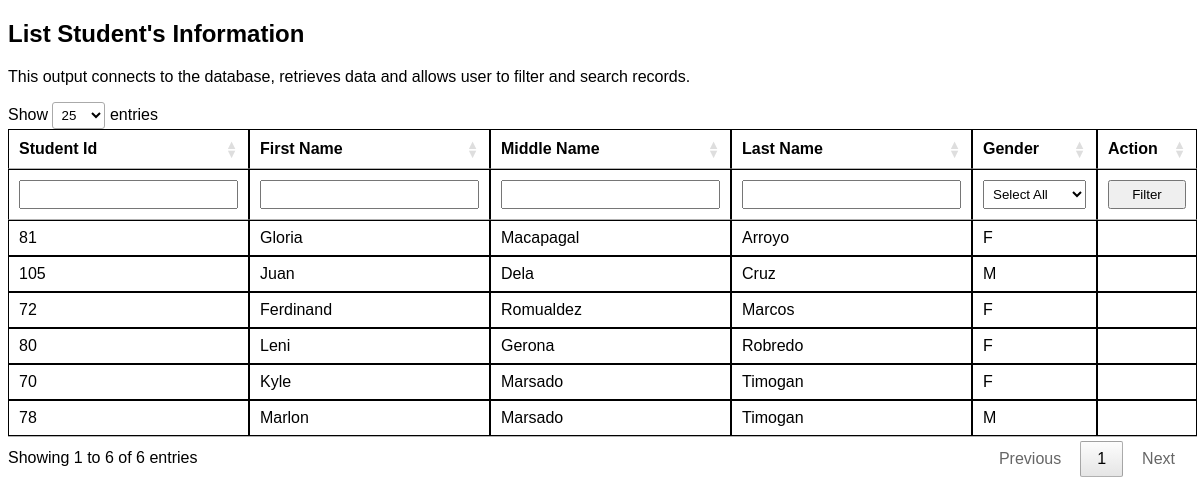
The app's page /php4/index.php with its own data.
### tables this page shows
CREATE TABLE `students` (
  `student_id` int(11) NOT NULL AUTO_INCREMENT,
  `student_fname` varchar(250) NOT NULL,
  `student_mname` varchar(250) DEFAULT NULL,
  `student_lname` varchar(250) NOT NULL,
  `student_gender` char(1) NOT NULL,
  PRIMARY KEY (`student_id`)
);

### php4/dbcontroller.php (called while the page is built, shortened)
<?php
class DBController {
    private $host = "localhost";
    private $user = "root";
    private $password = "";
    private $database = "myfirstdb";
    private $conn;
    function __construct() {
        $this->conn = $this->connectDB();
    }
    function connectDB() {
        $cnn = mysqli_connect($this->host,$this->user,$this->password,$this->database);
        return $cnn;
    }
    function executeQuery($query) {
        $result = mysqli_query($this->conn,$query);
        $resultset = array();
        if($result) {
            while($row = mysqli_fetch_assoc($result)) {
                $resultset[] = $row;
            }
        }
        if(!empty($resultset)) {
            return $resultset;
        }
    }
}
?>

### php4/index.php (the view, shortened to what this page needs)
<?php
require_once 'dbcontroller.php';
$dbhandler = new DBController();
if(isset($_GET["submit"])) {
    $where = array();
    $query = "SELECT * FROM students WHERE ";
    if(!empty($_GET["student_id"])) {$where[] = "student_id LIKE '{$_GET["student_id"]}%'"; }
    if(!empty($_GET["student_fname"])) {$where[] = "student_fname LIKE '{$_GET["student_fname"]}%'"; }
    if(!empty($_GET["student_mname"])) {$where[] = "student_mname LIKE '{$_GET["student_mname"]}%'"; }
    if(!empty($_GET["student_lname"])) {$where[] = "student_lname LIKE '{$_GET["student_lname"]}%'"; }
    if(!empty($_GET["student_gender"])) {$where[] = "student_gender LIKE '{$_GET["student_gender"]}%'"; }
    if(!(count($where) === 0)) {
        $query .= implode(" AND ", $where);
        $query .= " ORDER BY student_lname";
        $result = $dbhandler->executeQuery($query);
        $where = array();
    } else {
        $query = "SELECT * FROM students ORDER BY student_lname";
        $result = $dbhandler->executeQuery($query);
    }
} else {
    $query = "SELECT * FROM students ORDER BY student_lname";
    $result = $dbhandler->executeQuery($query);
}
?>
<!DOCTYPE html>
<html lang="en">
<head>
    <link href="DataTables/datatables.min.css" rel="stylesheet"/>
</head>
<body>
    <form action="index.php" method="GET">
    <h2>List Student's Information</h2>
    <p>This output connects to the database, retrieves data and allows user to filter and search records.</p>
    <table id="example">
        <thead>
            <tr>
                <th>Student Id</th>
                <th>First Name</th>
                <th>Middle Name</th>
                <th>Last Name</th>
                <th>Gender</th>
                <th>Action</th>
            </tr>
                <tr>
                    <th>
                        <input type="text" name="student_id" value="<?php echo isset($_GET['student_id']) ? htmlspecialchars($_GET['student_id']) : "";?>">
                    </th>
                    <th>
                        <input type="text" name="student_fname" value="<?php echo isset($_GET['student_fname']) ? htmlspecialchars($_GET['student_fname']) : "";?>">
                    </th>
                    <th>
                        <input type="text" name="student_mname" value="<?php echo isset($_GET['student_mname']) ? htmlspecialchars($_GET['student_mname']) : "";?>">
                    </th>
                    <th>
                        <input type="text" name="student_lname" value="<?php echo isset($_GET['student_lname']) ? htmlspecialchars($_GET['student_lname']) : "";?>">
                    </th>
                    <th>
                        <select name="student_gender" id="student_gender">
                            <option value="" selected>Select All</option>
                        </select>
                    </th>
                    <th>
                        <input type="submit" name="submit" value="Filter">
                    </th>
                </tr>
        </thead>
        <tbody>
            <?php
                if(!empty($result)) {
                    foreach ($result as $key => $value) {
                        echo '
                            <tr>
                                <td>'. htmlspecialchars($value['student_id']) .'</td>
                                <td>'. htmlspecialchars($value['student_fname']) .'</td>
                                <td>'. htmlspecialchars($value['student_mname'] ?? '') .'</td>
                                <td>'. htmlspecialchars($value['student_lname']) .'</td>
                                <td>'. htmlspecialchars($value['student_gender']) .'</td>
                                <td></td>
                            </tr>
                        ';
                    }
                }
            ?>
        </tbody>
    </table>
    </form>
</body>
</html>

### php4/index.php (style rules this page uses)
* { box-sizing: border-box; }
body { font-family: Arial; }
table { border-collapse: collapse; margin-block: 20px; }
thead, tbody, th, td { border: 1px solid black; }
table input[type="text"], table input[type="submit"], table select { width: 100%; padding: 5px; }

### records on screen
students: student_id "81", student_fname "Gloria", student_mname "Macapagal", student_lname "Arroyo", student_gender "F"
students: student_id "105", student_fname "Juan", student_mname "Dela", student_lname "Cruz", student_gender "M"
students: student_id "72", student_fname "Ferdinand", student_mname "Romualdez", student_lname "Marcos", student_gender "F"
students: student_id "80", student_fname "Leni", student_mname "Gerona", student_lname "Robredo", student_gender "F"
students: student_id "70", student_fname "Kyle", student_mname "Marsado", student_lname "Timogan", student_gender "F"
students: student_id "78", student_fname "Marlon", student_mname "Marsado", student_lname "Timogan", student_gender "M"
